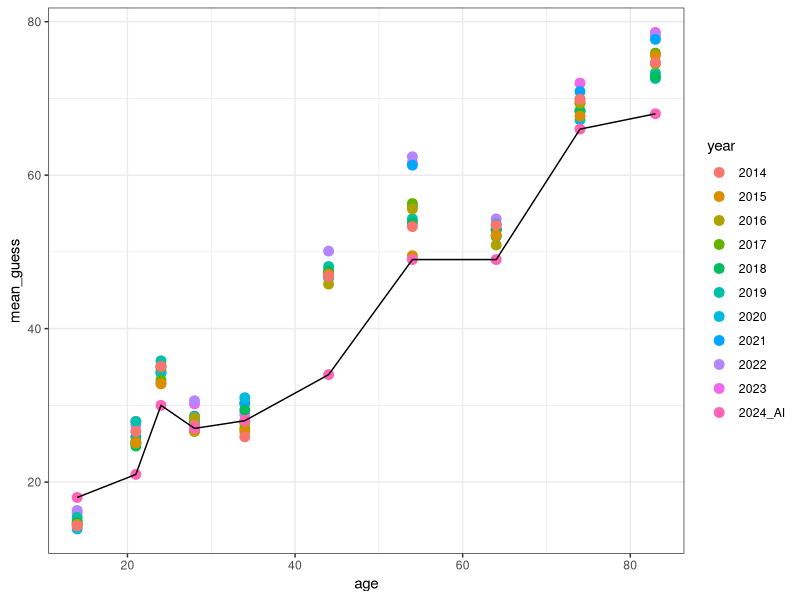
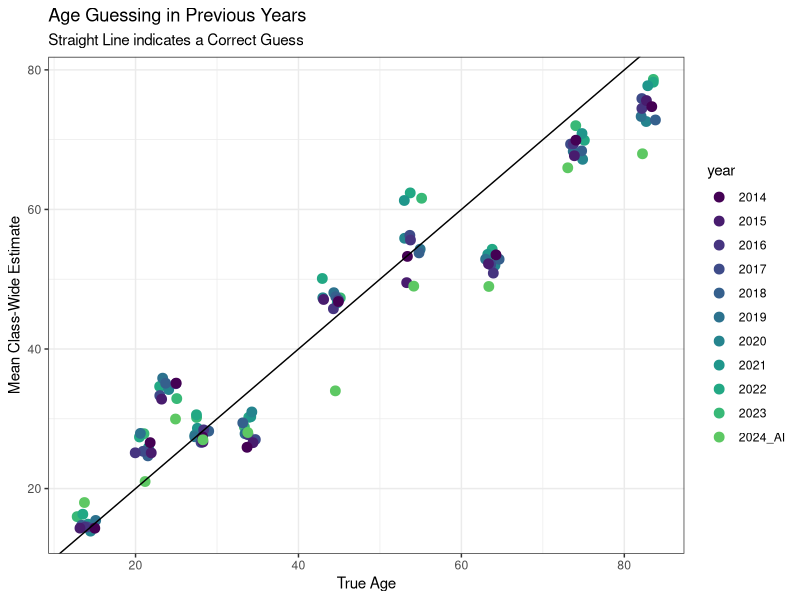
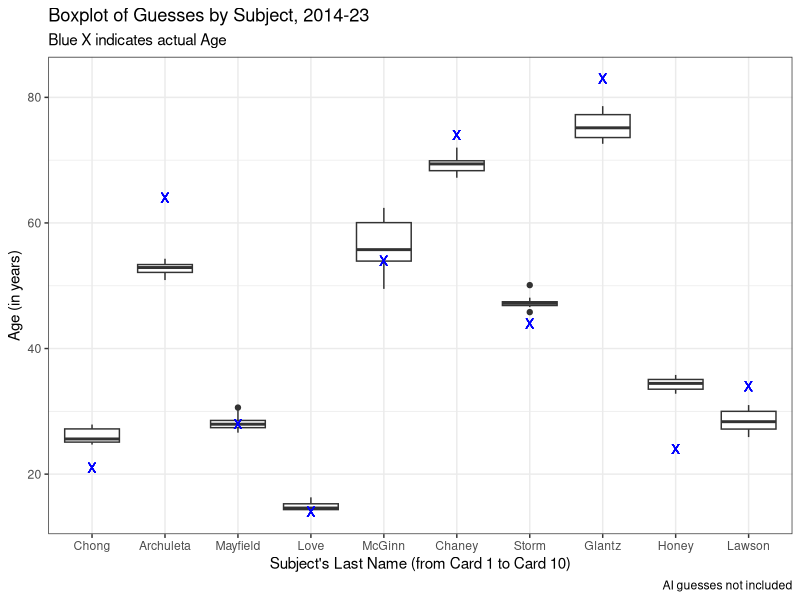
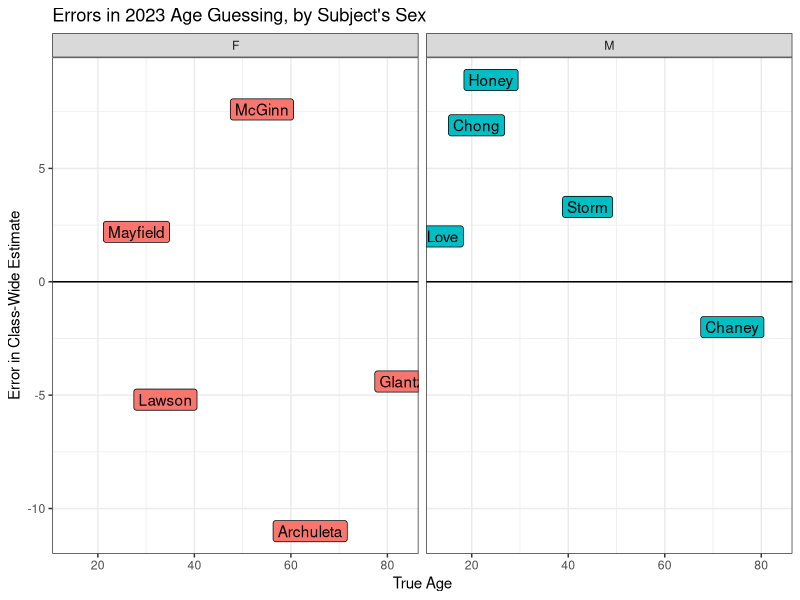

Source code (R) for these figures, in order:
## ---- chunk 1

library(kableExtra)
library(tidyverse)
ageguess <- read_csv("c01/data/photo-age-history-2023.csv")
## ---- chunk 2
kbl(ageguess[c(1:4,11,21,31), c(2, 6, 3, 7, 8)]) |>
  kable_styling(full_width = FALSE)
## ---- chunk 3
ggplot(ageguess, aes(x = age, y = mean_guess, col = year)) +
  geom_point(size = 3) +
  geom_line(data = ageguess |> filter(year == "2024_AI"), aes(x = age, y = mean_guess), col = "black") +
  theme(axis.text = element_text(size = 14),
        axis.title = element_text(size = 14, face = "bold"),
        legend.text = element_text(size = 12),
        legend.title = element_text(size = 12, face = "bold")) + 
  theme_bw()
## ---- chunk 4
ggplot(ageguess, aes(x = age, y = mean_guess, col = year)) +
  geom_point(position = "jitter", size = 3) +
  geom_abline(intercept = 0, slope = 1) + 
  scale_color_viridis_d(end = 0.75) +
  theme(axis.text = element_text(size = 14),
        axis.title = element_text(size = 14, face = "bold"),
        legend.text = element_text(size = 12),
        legend.title = element_text(size = 12, face = "bold")) +
  labs(title = "Age Guessing in Previous Years",
       subtitle = "Straight Line indicates a Correct Guess",
       x = "True Age", y = "Mean Class-Wide Estimate") + 
  theme_bw()
## ---- chunk 5
temp <- ageguess |> filter(year != "2024_AI")

temp <- temp |> mutate(label = fct_reorder(label, card))

ggplot(temp, aes(x = label, y = mean_guess)) +
  geom_boxplot() + 
  geom_point(aes(x = label, y = age), 
             col = "blue", size = 3, shape = "X") +
  theme_bw() +
  labs(title = "Boxplot of Guesses by Subject, 2014-23",
       subtitle = "Blue X indicates actual Age",
       x = "Subject's Last Name (from Card 1 to Card 10)",
       y = "Age (in years)",
       caption = "AI guesses not included")
## ---- chunk 6
ggplot(filter(ageguess, year == 2023), aes(x = age, y = error, fill = sex)) +
  geom_label(aes(label = label)) +
  geom_hline(yintercept = 0) + 
    guides(fill = "none") +
  theme(axis.text = element_text(size = 14),
        axis.title = element_text(size = 14, face = "bold"),
        legend.text = element_text(size = 12),
        legend.title = element_text(size = 12, face = "bold")) +
  labs(title = "Errors in 2023 Age Guessing, by Subject's Sex",
       x = "True Age", y = "Error in Class-Wide Estimate") + 
    theme_bw() + 
    facet_wrap(~ sex)
